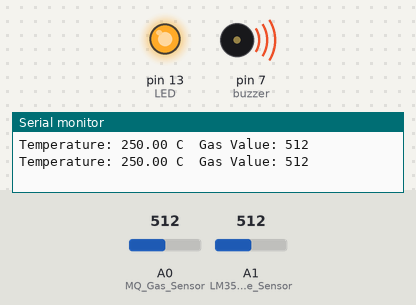
Recording of a sketch running on a simulated Arduino Uno, built with avr-gcc and run on an emulated ATmega328P. Shown: output pins drawn as LEDs (lit = HIGH), buzzer (waves = sounding, pin HIGH), the last lines printed to the serial monitor. The inputs (shaded band) are chosen by the test bench; at power-on: A0 (MQ_Gas_Sensor) = 512, A1 (LM35_Temperature_Sensor) = 512.

Above: at 1.8 s.
1.9 s: A0 (MQ_Gas_Sensor) set to 110
3.4 s: A0 (MQ_Gas_Sensor) set to 91
At 4.8 s:
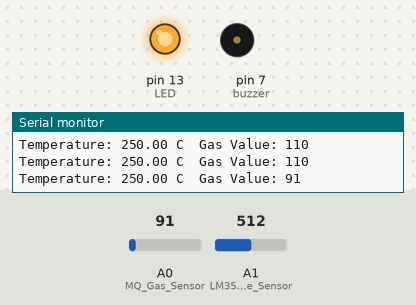
5.5 s: A1 (LM35_Temperature_Sensor) set to 67
7.2 s: A1 (LM35_Temperature_Sensor) set to 57
At 9.2 s:
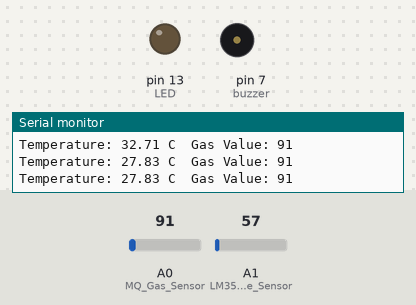
9.5 s: A0 (MQ_Gas_Sensor) set to 122
At 10.8 s:
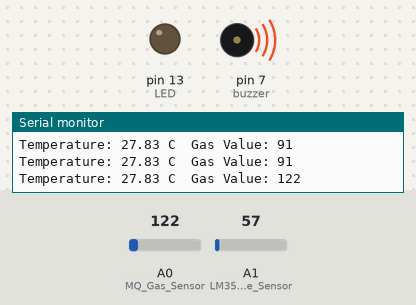
11.5 s: A0 (MQ_Gas_Sensor) set to 90
At 12.4 s:
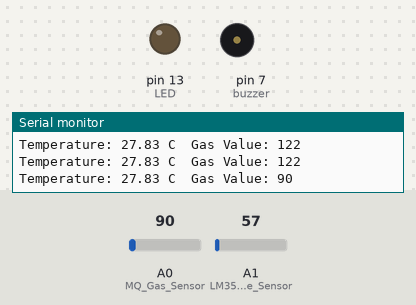
Timing chart, 0 to 14.5 s (numbered marks = the images above; inputs shaded):
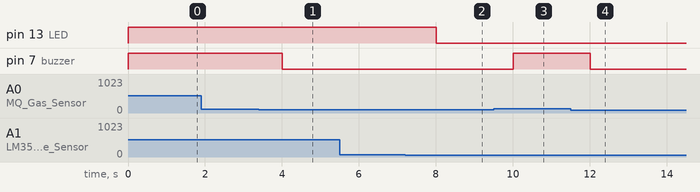

Measured:
- the behaviour switches between 100 and 99 on A0 (MQ_Gas_Sensor) (found by bisection; images 0 and 1)
- the behaviour switches between 62 and 61 on A1 (LM35_Temperature_Sensor) (found by bisection; images 1 and 2)
- after the input at 3.4 s, pin 7 (buzzer): HIGH → LOW after 0.60 s
- after the input at 7.2 s, pin 13 (LED): HIGH → LOW after 0.81 s
- after the input at 9.5 s, pin 7 (buzzer): LOW → HIGH after 0.51 s
- after the input at 11.5 s, pin 7 (buzzer): HIGH → LOW after 0.51 s

The sketch:

Arduino_Fire_Alarm_System.ino
```cpp
float temp;
int gasSensor;

int LED = 13;
int buzzer = 7;

void setup()
{
  pinMode(A0, INPUT);   // MQ Gas Sensor
  pinMode(A1, INPUT);   // LM35 Temperature Sensor

  pinMode(LED, OUTPUT);
  pinMode(buzzer, OUTPUT);

  Serial.begin(9600);
}

void loop()
{
  // Temperature Reading (LM35)
  int sensorValue = analogRead(A1);
  temp = (sensorValue * 5.0 * 100.0) / 1024.0;

  // Gas Sensor Reading
  gasSensor = analogRead(A0);

  // Temperature Alert
  if(temp >= 30)   // Testing kosam 30°C pettanu
  {
    digitalWrite(LED, HIGH);
  }
  else
  {
    digitalWrite(LED, LOW);
  }

  // Gas Alert
  if(gasSensor >= 100)
  {
    digitalWrite(buzzer, HIGH);
  }
  else
  {
    digitalWrite(buzzer, LOW);
  }

  Serial.print("Temperature: ");
  Serial.print(temp);
  Serial.print(" C\t");

  Serial.print("Gas Value: ");
  Serial.println(gasSensor);

  delay(1000);
}
```
